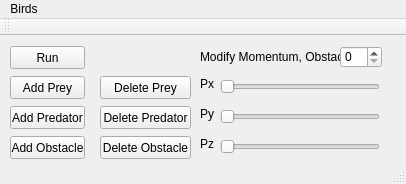
<?xml version="1.0" encoding="UTF-8"?>
<ui version="4.0">
 <class>MainWindow</class>
 <widget class="QMainWindow" name="MainWindow">
  <property name="geometry">
   <rect>
    <x>0</x>
    <y>0</y>
    <width>406</width>
    <height>184</height>
   </rect>
  </property>
  <property name="windowTitle">
   <string>MainWindow</string>
  </property>
  <widget class="QWidget" name="centralWidget">
   <widget class="QPushButton" name="Run">
    <property name="geometry">
     <rect>
      <x>10</x>
      <y>10</y>
      <width>75</width>
      <height>23</height>
     </rect>
    </property>
    <property name="text">
     <string>Run</string>
    </property>
   </widget>
   <widget class="QPushButton" name="AddPrey">
    <property name="geometry">
     <rect>
      <x>10</x>
      <y>40</y>
      <width>75</width>
      <height>23</height>
     </rect>
    </property>
    <property name="text">
     <string>Add Prey</string>
    </property>
   </widget>
   <widget class="QPushButton" name="AddPred">
    <property name="geometry">
     <rect>
      <x>10</x>
      <y>70</y>
      <width>75</width>
      <height>23</height>
     </rect>
    </property>
    <property name="text">
     <string>Add Predator</string>
    </property>
   </widget>
   <widget class="QPushButton" name="AddObs">
    <property name="geometry">
     <rect>
      <x>10</x>
      <y>100</y>
      <width>75</width>
      <height>23</height>
     </rect>
    </property>
    <property name="text">
     <string>Add Obstacle</string>
    </property>
   </widget>
   <widget class="QPushButton" name="DelPrey">
    <property name="geometry">
     <rect>
      <x>100</x>
      <y>40</y>
      <width>91</width>
      <height>23</height>
     </rect>
    </property>
    <property name="text">
     <string>Delete Prey</string>
    </property>
   </widget>
   <widget class="QPushButton" name="DelPred">
    <property name="geometry">
     <rect>
      <x>100</x>
      <y>70</y>
      <width>91</width>
      <height>23</height>
     </rect>
    </property>
    <property name="text">
     <string>Delete Predator</string>
    </property>
   </widget>
   <widget class="QPushButton" name="DelObs">
    <property name="geometry">
     <rect>
      <x>100</x>
      <y>100</y>
      <width>91</width>
      <height>23</height>
     </rect>
    </property>
    <property name="text">
     <string>Delete Obstacle</string>
    </property>
   </widget>
   <widget class="QLabel" name="label">
    <property name="geometry">
     <rect>
      <x>200</x>
      <y>40</y>
      <width>21</width>
      <height>16</height>
     </rect>
    </property>
    <property name="text">
     <string>Px</string>
    </property>
   </widget>
   <widget class="QLabel" name="label_2">
    <property name="geometry">
     <rect>
      <x>200</x>
      <y>70</y>
      <width>16</width>
      <height>16</height>
     </rect>
    </property>
    <property name="text">
     <string>Py</string>
    </property>
   </widget>
   <widget class="QLabel" name="label_3">
    <property name="geometry">
     <rect>
      <x>200</x>
      <y>100</y>
      <width>16</width>
      <height>16</height>
     </rect>
    </property>
    <property name="text">
     <string>Pz</string>
    </property>
   </widget>
   <widget class="QSlider" name="ObsMomX">
    <property name="geometry">
     <rect>
      <x>220</x>
      <y>40</y>
      <width>160</width>
      <height>22</height>
     </rect>
    </property>
    <property name="orientation">
     <enum>Qt::Horizontal</enum>
    </property>
   </widget>
   <widget class="QSlider" name="ObsMomY">
    <property name="geometry">
     <rect>
      <x>220</x>
      <y>70</y>
      <width>160</width>
      <height>22</height>
     </rect>
    </property>
    <property name="orientation">
     <enum>Qt::Horizontal</enum>
    </property>
   </widget>
   <widget class="QSlider" name="ObsMomZ">
    <property name="geometry">
     <rect>
      <x>220</x>
      <y>100</y>
      <width>160</width>
      <height>22</height>
     </rect>
    </property>
    <property name="orientation">
     <enum>Qt::Horizontal</enum>
    </property>
   </widget>
   <widget class="QLabel" name="label_4">
    <property name="geometry">
     <rect>
      <x>200</x>
      <y>0</y>
      <width>141</width>
      <height>41</height>
     </rect>
    </property>
    <property name="text">
     <string>Modify Momentum, Obstacle</string>
    </property>
   </widget>
   <widget class="QSpinBox" name="spinBox">
    <property name="geometry">
     <rect>
      <x>340</x>
      <y>10</y>
      <width>42</width>
      <height>22</height>
     </rect>
    </property>
   </widget>
  </widget>
  <widget class="QMenuBar" name="menuBar">
   <property name="geometry">
    <rect>
     <x>0</x>
     <y>0</y>
     <width>406</width>
     <height>21</height>
    </rect>
   </property>
   <widget class="QMenu" name="menuBirds">
    <property name="title">
     <string>Birds</string>
    </property>
   </widget>
   <addaction name="menuBirds"/>
  </widget>
  <widget class="QToolBar" name="mainToolBar">
   <attribute name="toolBarArea">
    <enum>TopToolBarArea</enum>
   </attribute>
   <attribute name="toolBarBreak">
    <bool>false</bool>
   </attribute>
  </widget>
  <widget class="QStatusBar" name="statusBar"/>
 </widget>
 <layoutdefault spacing="6" margin="11"/>
 <resources/>
 <connections/>
</ui>
